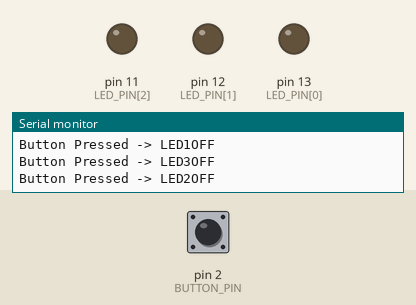
Recording of a sketch running on a simulated Arduino Uno, built with avr-gcc and run on an emulated ATmega328P. Parts: output pins drawn as LEDs (lit = HIGH), the last lines printed to the serial monitor. The inputs (shaded band) are chosen by the test bench; at power-on: pin 2 (BUTTON_PIN) HIGH.

Above: at 1.4 s.
1.5 s: pin 2 (BUTTON_PIN) pulled LOW for 0.4 s
At 1.75 s:
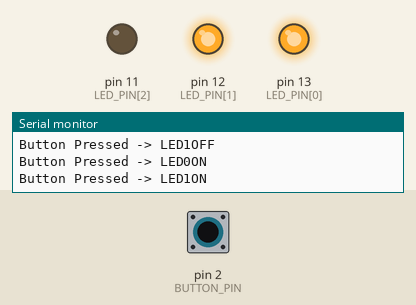
At 2.6 s:
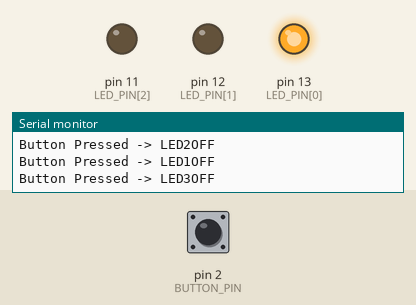
3.6 s: pin 2 (BUTTON_PIN) pulled LOW for 3.2 s
At 5.0 s:
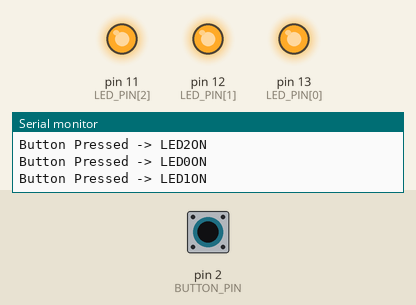
Timing chart, 0 to 8.8 s (numbered marks = the images above; inputs shaded):
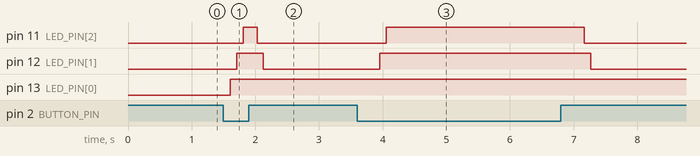

Measured:
- after the input at 1.5 s, pin 11 (LED_PIN[2]): LOW → HIGH after 0.31 s, → LOW 0.22 s later; pin 12 (LED_PIN[1]): LOW → HIGH after 0.21 s, → LOW 0.42 s later; pin 13 (LED_PIN[0]): LOW → HIGH after 0.11 s
- after the input at 3.6 s, pin 11 (LED_PIN[2]): LOW → HIGH after 0.45 s, → LOW 3.1 s later; pin 12 (LED_PIN[1]): LOW → HIGH after 0.35 s, → LOW 3.3 s later

The sketch:

Button_LED.ino
```cpp
const int LED_PIN[3] = {13, 12, 11};
const int BUTTON_PIN = 2;

void setup() {
  for(int i= 0; i<3; i++)
  {
    pinMode(LED_PIN[i], OUTPUT);
  }
  pinMode(BUTTON_PIN, INPUT_PULLUP);  // 내부 풀업 사용
  Serial.begin(9600);
}

void loop() {
  int buttonState = digitalRead(BUTTON_PIN);

  if (buttonState == LOW) {   // 풀업이라 눌렸을 때 LOW
    for(int i = 0; i <3; i++)
    {
      digitalWrite(LED_PIN[i], HIGH);
      Serial.println("Button Pressed -> LED"+ String(i) + "ON");
      delay(100);
    }
  } else {
    for(int i = 3; i >0; i--)
    {
      digitalWrite(LED_PIN[i], LOW);
      Serial.println("Button Pressed -> LED"+ String(i) + "OFF");
      delay(100);
    }
  }

  delay(20); // 시리얼 로그 너무 빨리 찍히는 것 방지용
}
```
